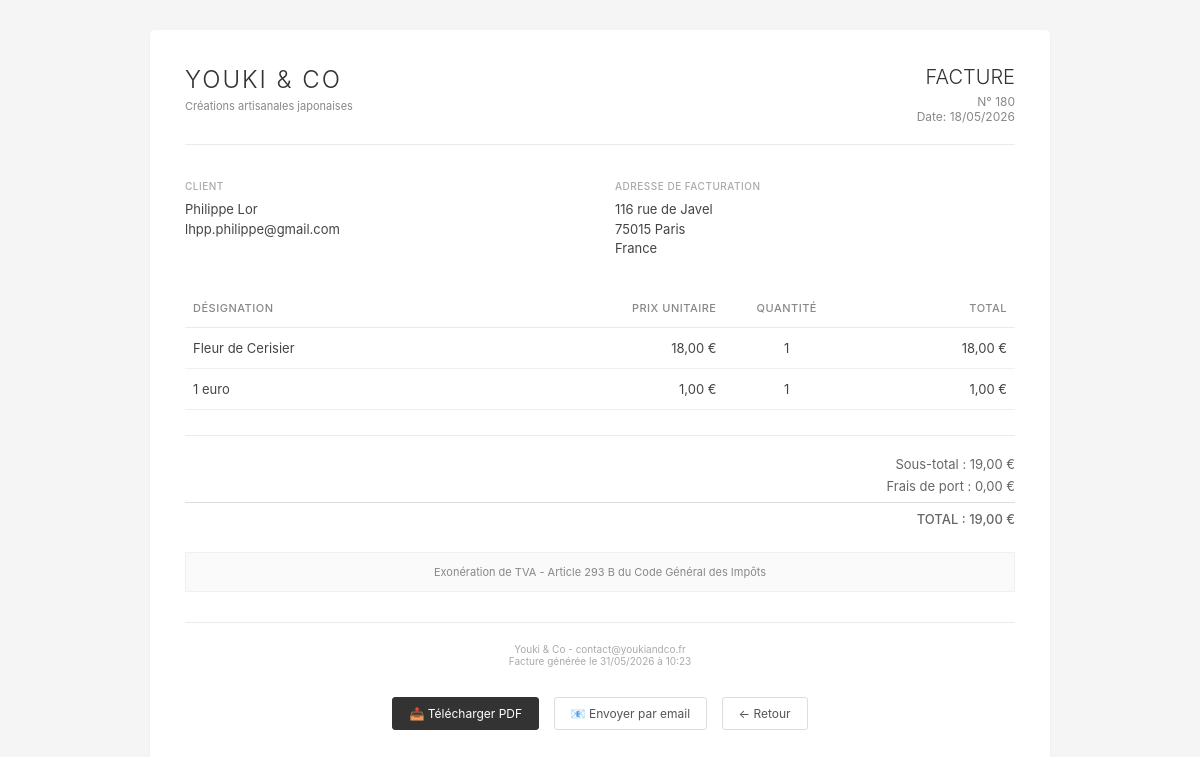
Page /facture.php?id=180 on the committed database.
### tables this page shows
CREATE TABLE `Commande` (
  `idCommande` bigint NOT NULL,
  `idClient` bigint NOT NULL,
  `idAdresseLivraison` bigint NOT NULL,
  `idAdresseFacturation` bigint DEFAULT NULL,
  `dateCommande` datetime NOT NULL,
  `modeReglement` varchar(200) NOT NULL DEFAULT 'CB',
  `delaiLivraison` date NOT NULL,
  `fraisDePort` double NOT NULL,
  `montantTotal` double NOT NULL,
  `statut` varchar(20) NOT NULL DEFAULT 'en_attente',
  `statut_paiement` enum('en_attente','payee','echec','annulee','rembourse') DEFAULT 'en_attente',
  `idPaiement` int DEFAULT NULL
);

CREATE TABLE `Client` (
  `idClient` bigint NOT NULL,
  `email` varchar(50) NOT NULL,
  `motDePasse` varchar(1000) DEFAULT NULL,
  `nom` varchar(50) NOT NULL,
  `prenom` varchar(50) NOT NULL,
  `telephone` varchar(20) DEFAULT NULL,
  `email_confirme` tinyint(1) DEFAULT '0',
  `token_confirmation` varchar(64) DEFAULT NULL,
  `token_expires` datetime DEFAULT NULL,
  `type` enum('temporaire','permanent') DEFAULT 'temporaire',
  `date_creation` datetime DEFAULT CURRENT_TIMESTAMP,
  `session_id` varchar(128) DEFAULT NULL
);

CREATE TABLE `Adresse` (
  `idAdresse` bigint NOT NULL,
  `idClient` bigint NOT NULL,
  `nom` varchar(50) NOT NULL,
  `prenom` varchar(50) NOT NULL,
  `adresse` varchar(50) NOT NULL,
  `codePostal` varchar(50) NOT NULL,
  `ville` varchar(50) NOT NULL,
  `pays` varchar(50) NOT NULL,
  `telephone` varchar(50) DEFAULT NULL,
  `instructions` varchar(255) DEFAULT NULL,
  `societe` varchar(50) DEFAULT NULL,
  `type` varchar(20) DEFAULT 'livraison',
  `dateCreation` datetime DEFAULT CURRENT_TIMESTAMP
);

CREATE TABLE `LigneCommande` (
  `idLigneCommande` bigint NOT NULL,
  `idCommande` bigint NOT NULL,
  `idOrigami` bigint NOT NULL,
  `quantite` int NOT NULL,
  `prixUnitaire` double NOT NULL
);

CREATE TABLE `Origami` (
  `idOrigami` bigint NOT NULL,
  `nom` varchar(50) NOT NULL,
  `description` varchar(300) NOT NULL,
  `photo` varchar(300) NOT NULL,
  `prixHorsTaxe` double NOT NULL,
  `date_modification` datetime DEFAULT NULL,
  `niveau_difficulte` varchar(50) DEFAULT NULL,
  `visible` tinyint(1) DEFAULT '1'
);

### facture.php (the view, shortened to what this page needs)
<?php
require_once 'config.php';
try {
    $pdo = new PDO("mysql:host=$host;dbname=$dbname;charset=utf8", $username, $password);
    $pdo->setAttribute(PDO::ATTR_ERRMODE, PDO::ERRMODE_EXCEPTION);
} catch (PDOException $e) {
    die("Erreur connexion BD: " . $e->getMessage());
}
$idCommande = $_GET['id'] ?? $_POST['id_commande'] ?? null;
function afficherFactureHTML($pdo, $idCommande) {
    try {
        $stmt = $pdo->prepare("
            SELECT
                c.idCommande,
                c.dateCommande,
                c.montantTotal,
                c.fraisDePort,
                c.statut,
                cl.nom as client_nom,
                cl.prenom as client_prenom,
                cl.email as client_email,
                a_fact.adresse as adresse_facturation,
                a_fact.codePostal as cp_facturation,
                a_fact.ville as ville_facturation,
                a_fact.pays as pays_facturation
            FROM Commande c
            JOIN Client cl ON c.idClient = cl.idClient
            JOIN Adresse a_fact ON c.idAdresseFacturation = a_fact.idAdresse
            WHERE c.idCommande = ?
        ");
        $stmt->execute([$idCommande]);
        $commande = $stmt->fetch(PDO::FETCH_ASSOC);
        $stmt = $pdo->prepare("
            SELECT
                lc.quantite,
                lc.prixUnitaire,
                (lc.quantite * lc.prixUnitaire) as total_ligne,
                o.nom as produit_nom
            FROM LigneCommande lc
            JOIN Origami o ON lc.idOrigami = o.idOrigami
            WHERE lc.idCommande = ?
        ");
        $stmt->execute([$idCommande]);
        $articles = $stmt->fetchAll(PDO::FETCH_ASSOC);
        $sousTotal = 0;
        foreach ($articles as $article) {
            $sousTotal += $article['total_ligne'];
        }
        $totalGeneral = $sousTotal + $commande['fraisDePort'];
        ?>
        <!DOCTYPE html>
        <html lang="fr">
        <head>
        </head>
        <body>
            <div class="container">
                <div class="invoice">
                    <div class="header">
                        <div class="company">
                            <h1>YOUKI & CO</h1>
                            <p>Créations artisanales japonaises</p>
                        </div>
                        <div class="invoice-info">
                            <h2>FACTURE</h2>
                            <p>N° <?= $idCommande ?><br>Date: <?= date('d/m/Y', strtotime($commande['dateCommande'])) ?></p>
                        </div>
                    </div>
                    <div class="client-section">
                        <div class="address">
                            <h3>Client</h3>
                            <p><?= htmlspecialchars($commande['client_prenom'] . ' ' . $commande['client_nom']) ?><br>
                            <?= htmlspecialchars($commande['client_email']) ?></p>
                        </div>
                        <div class="address">
                            <h3>Adresse de facturation</h3>
                            <p><?= htmlspecialchars($commande['adresse_facturation']) ?><br>
                            <?= htmlspecialchars($commande['cp_facturation'] . ' ' . $commande['ville_facturation']) ?><br>
                            <?= htmlspecialchars($commande['pays_facturation']) ?></p>
                        </div>
                    </div>
                    <table>
                        <thead>
                            <tr>
                                <th class="col-produit">Désignation</th>
                                <th class="col-prix">Prix unitaire</th>
                                <th class="col-qte">Quantité</th>
                                <th class="col-total">Total</th>
                            </tr>
                        </thead>
                        <tbody>
                            <?php foreach ($articles as $article): ?>
                            <tr>
                                <td class="col-produit"><?= htmlspecialchars($article['produit_nom']) ?></td>
                                <td class="col-prix"><?= number_format($article['prixUnitaire'], 2, ',', ' ') ?> €</td>
                                <td class="col-qte"><?= $article['quantite'] ?></td>
                                <td class="col-total"><?= number_format($article['total_ligne'], 2, ',', ' ') ?> €</td>
                            </tr>
                            <?php endforeach; ?>
                        </tbody>
                    </table>
                    <div class="totals">
                        <p>Sous-total : <?= number_format($sousTotal, 2, ',', ' ') ?> €</p>
                        <p>Frais de port : <?= number_format($commande['fraisDePort'], 2, ',', ' ') ?> €</p>
                        <p class="grand-total">TOTAL : <?= number_format($totalGeneral, 2, ',', ' ') ?> €</p>
                    </div>
                    <div class="legal-mention">
                        Exonération de TVA - Article 293 B du Code Général des Impôts
                    </div>
                    <div class="footer">
                        Youki & Co - contact@youkiandco.fr<br>
                        Facture générée le <?= date('d/m/Y à H:i') ?>
                    </div>
                    <div class="actions">
                        <a href="facture.php?format=pdf&id=<?= $idCommande ?>" class="btn btn-primary">📥 Télécharger PDF</a>
                        <a href="envoi.php?id=<?= $idCommande ?>" class="btn">📧 Envoyer par email</a>
                        <a href="index.html" class="btn">← Retour</a>
                    </div>
                </div>
            </div>
        </body>
        </html>
        <?php
    } catch (Exception $e) {
        echo "<div style='padding:20px;color:#721c24;background:#f8d7da'>Erreur: " . htmlspecialchars($e->getMessage()) . "</div>";
    }
}
afficherFactureHTML($pdo, $idCommande);
?>

### facture.php (style rules this page uses)
* { margin: 0; padding: 0; box-sizing: border-box; }
body { font-family: -apple-system, BlinkMacSystemFont, 'Segoe UI', Roboto, sans-serif; background: #f5f5f5; padding: 30px 20px; }
.container { max-width: 900px; margin: 0 auto; background: white; border-radius: 4px; box-shadow: 0 1px 3px rgba(0,0,0,0.05); }
.invoice { padding: 35px; }
.header { display: flex; justify-content: space-between; margin-bottom: 35px; border-bottom: 1px solid #eaeaea; padding-bottom: 20px; }
.company h1 { font-size: 24px; font-weight: 300; letter-spacing: 2px; color: #333; margin-bottom: 5px; }
.company p { color: #888; font-size: 11px; }
.invoice-info { text-align: right; }
.invoice-info h2 { font-size: 20px; font-weight: 300; color: #333; margin-bottom: 5px; }
.invoice-info p { color: #888; font-size: 12px; }
.client-section { display: grid; grid-template-columns: repeat(2, 1fr); gap: 30px; margin-bottom: 30px; }
.address h3 { font-size: 10px; text-transform: uppercase; letter-spacing: 0.5px; color: #aaa; margin-bottom: 8px; font-weight: 500; }
.address p { font-size: 13px; color: #444; line-height: 1.5; }
table { width: 100%; border-collapse: collapse; margin: 25px 0; }
th { text-align: left; padding: 12px 8px; border-bottom: 1px solid #eaeaea; color: #888; font-weight: 500; font-size: 11px; text-transform: uppercase; letter-spacing: 0.5px; }
td { padding: 12px 8px; border-bottom: 1px solid #f0f0f0; color: #444; font-size: 13px; }
.col-produit { width: 45%; }
.col-prix { width: 20%; text-align: right; }
.col-qte { width: 15%; text-align: center; }
.col-total { width: 20%; text-align: right; }
.totals { text-align: right; margin-top: 25px; padding-top: 20px; border-top: 1px solid #eaeaea; }
.totals p { margin-bottom: 6px; color: #666; font-size: 13px; }
.grand-total { font-size: 16px; font-weight: 500; color: #333; margin-top: 8px; padding-top: 8px; border-top: 1px solid #ddd; }
.legal-mention { margin: 25px 0; padding: 12px; background: #fafafa; color: #888; font-size: 11px; text-align: center; border: 1px solid #f0f0f0; }
.footer { margin-top: 30px; padding-top: 20px; border-top: 1px solid #eaeaea; text-align: center; color: #aaa; font-size: 10px; }
.actions { margin-top: 30px; text-align: center; }
.btn { display: inline-block; padding: 8px 16px; margin: 0 5px; background: white; border: 1px solid #ddd; border-radius: 3px; color: #555; text-decoration: none; font-size: 12px; transition: all 0.2s; }
.btn-primary { background: #333; border-color: #333; color: white; }

### rows in the picture
commande: dateCommande "18/05/2026", idClient.nom "Philippe Lor", idClient.email "lhpp.philippe@gmail.com", idAdresseFacturation.adresse "116 rue de Javel", idAdresseFacturation.ville "75015 Paris", idAdresseFacturation.pays "France", fraisDePort "0,00", fraisDePort "19,00"
lignecommande: idOrigami.nom "Fleur de Cerisier", prixUnitaire "18,00", quantite "1", total_ligne "18,00"
lignecommande: idOrigami.nom "1 euro", prixUnitaire "1,00", quantite "1", total_ligne "1,00"

### other values in the picture
$idCommande "180"
$sousTotal "19,00"
